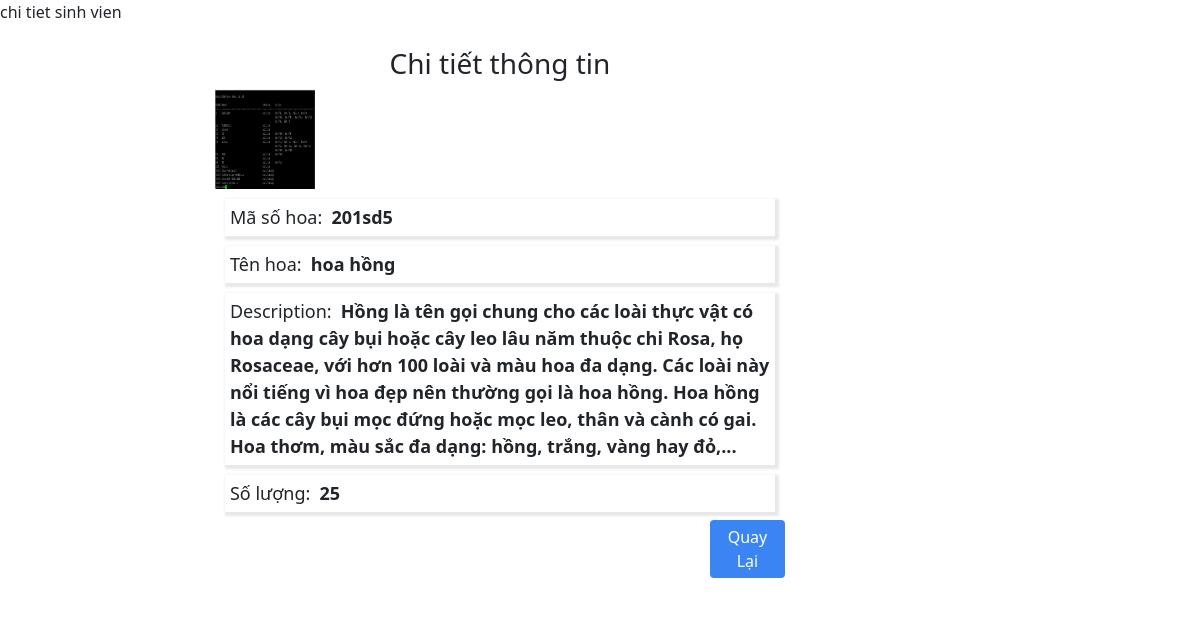
/myhome/flowers/1, run on the app's committed database.
### myhome/models.py (models this page shows)
class flowers (models.Model):
    ms = models.CharField(max_length=100)
    name= models.TextField()
    price = models.TextField()
    image = models.ImageField(null=True)
    description = models.TextField()
    number = models.TextField()

### myhome/views.py (the view)
# urls.py: path('/flowers/<int:id>',views.flowers_id),
def flowers_id(request, id):
    Flowers = flowers.objects.get(id=id)
    return render(request, 'pages/detail.html', {'flowers':Flowers})

### myhome/templates/pages/detail.html
{% extends "pages/home.html" %}
{% block title %}
chi tiet sinh vien
{% endblock %}
{% block content %}
<div class="MuiBoxItem_Left MuiBoxStudent">
    <div class="information py-2">
        <form action="" class="formQLTT">
            <h3 class="text-center">Chi tiết thông tin</h3>
            <div class="group mssv">
                <img src="{{flowers.image.url}}" data-src="{{ flowers.image.url }}" width="100px" height="100px"/>
                <div class="row">
                    <div class="col-6 detail-item">
                        <label for="" class="detail-label">Mã số hoa:</label>
                        <span class="detail_text" id="mssv">{{flowers.ms}}</span>
                    </div>
                    <div class="col-6 detail-item">
                        <label for="" class="detail-label">Tên hoa:</label>
                        <span class="detail_text" id="name">{{flowers.name}}</span>
                    </div>
                    <div class="col-6 detail-item ">
                        <label for="" class="detail-label">Description:</label>
                        <span class="detail_text" id="email">{{flowers.description}}</span>
                    </div>
                    <div class="col-6 detail-item">
                        <label for="" class="detail-label">Số lượng:</label>
                        <span class="detail_text" id="phone">{{flowers.number}}</span>
                    </div>
                    <div class="col-12 py-2">
                        <div class="row justify-content-end">
                            <div class="col-2 txtBtn">
                                <a href="http://127.0.0.1:8000/myhome/home" type="button" class="btn txtOK">Quay Lại</a>
                            </div>
                        </div>
                    </div>
                </div>
            </div>
        </form>
    </div>
</div>
{% endblock %}

### myhome/templates/pages/home.html (style rules this page uses)
* { margin: 0; padding: 0; }
.MuiBoxItem_Left { width: 83.3333%; }
.MuiBoxStudent { background: #fff; padding: 15px 15px; border-radius: 6px; }
.group { margin: 0 200px; padding: 0px 0; }
.txtBtn { display: flex; justify-content: end; }
.btn { padding: 5px 10px; border: 0; }
.txtOK { background-color: #3a84f4; color: #fff; }
.detail-label { font-weight: 400; font-size: 18px; }
.detail_text { font-size: 18px; padding: 5px; font-weight: 600; }
.detail-item { padding: 13px 0; }
.detail-item { width: 550px; height: auto; background-color: rgb(255, 255, 255); z-index: 1000; margin: auto; margin-top: 10px; padding: 5px; box-shadow: 2px 2px 2px 2px rgba(227, 227, 227, 0.8); }

### data on the page
flowers: image (picture), ms "201sd5", name "hoa hồng", description "Hồng là tên gọi chung cho các loài thực vật có hoa dạng cây bụi hoặc cây leo lâu năm thuộc chi Rosa, họ Rosaceae, với hơn 100 loài và màu hoa đa dạng. Các loài này nổi tiếng vì hoa đẹp nên thường gọi là hoa hồng. Hoa hồng là các cây bụi mọc đứng hoặc mọc leo, thân và cành có gai. Hoa thơm, màu sắc đa dạng: hồng, trắng, vàng hay đỏ,...", number "25"
